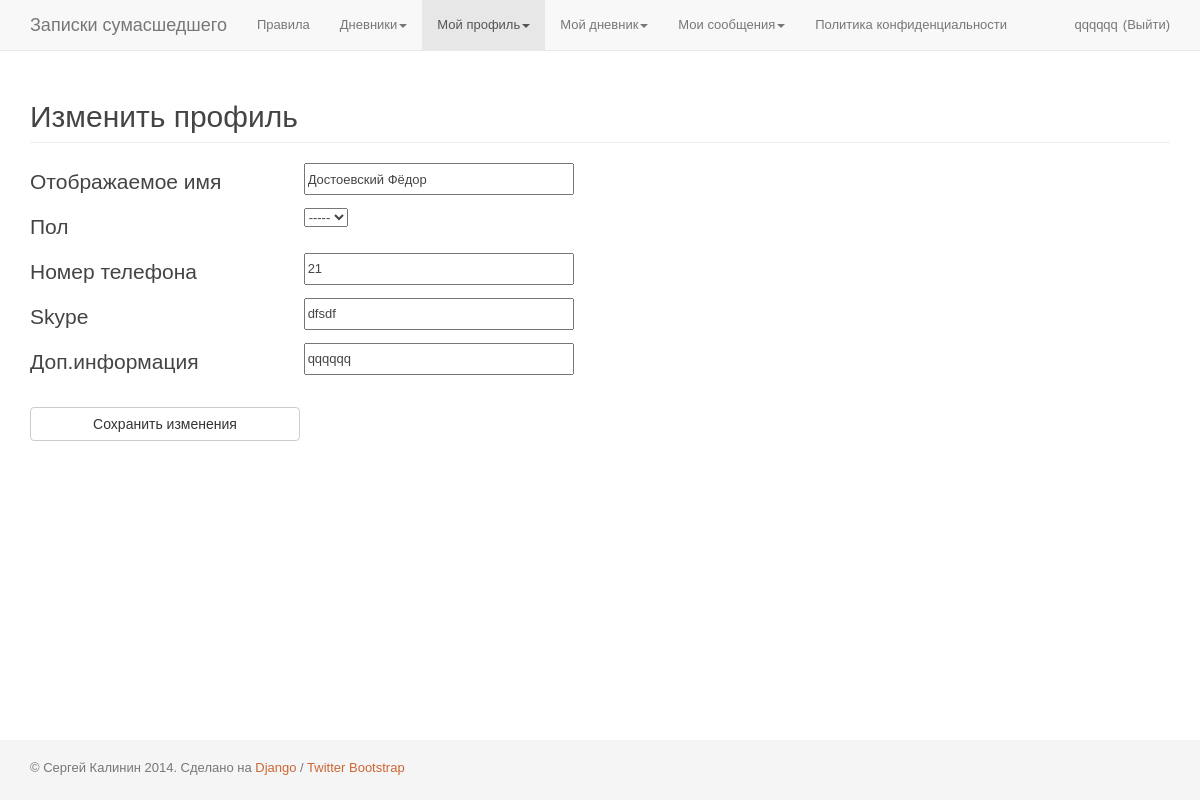
Page /change_profile/ (signed in) on the earlier database version.
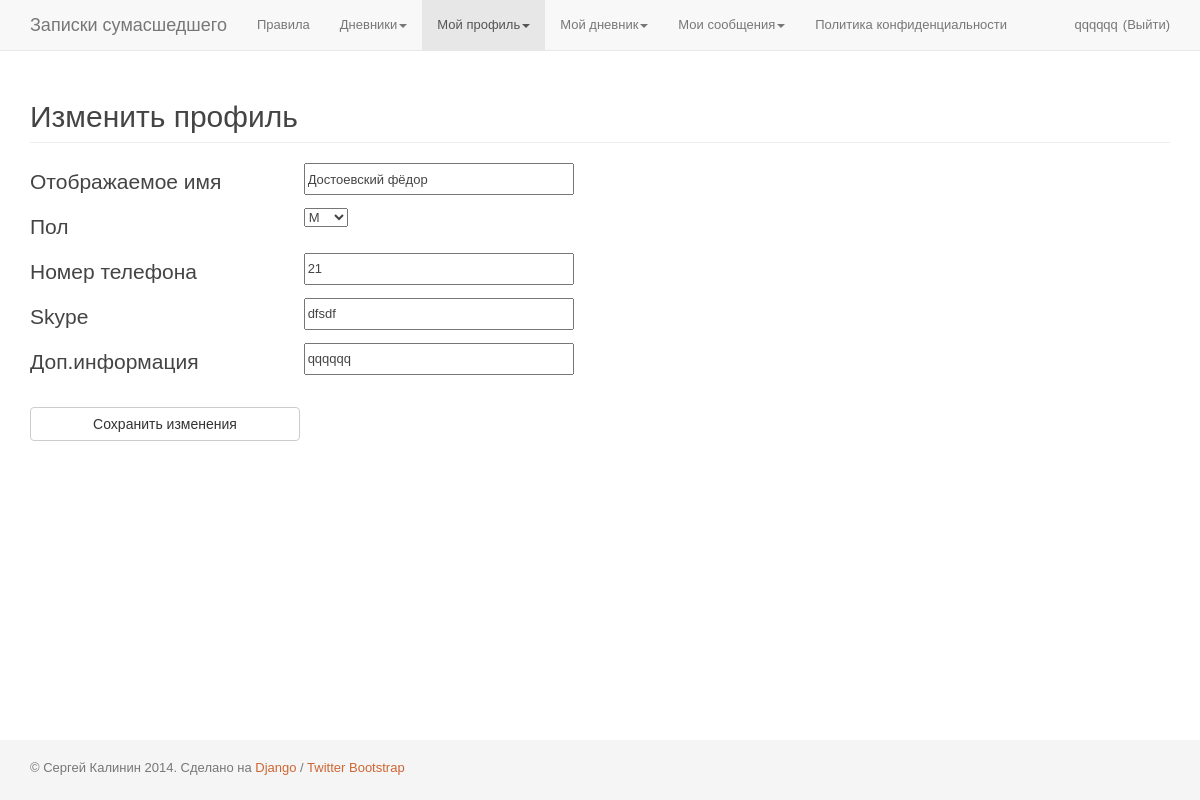
Same page on the later database version.
### app_accounts/models.py (models this page shows, shortened)
class UserProfile(User):
	gender = models.ForeignKey(
		Gender,
		verbose_name='Пол',
		blank=True,
		null=True,
	)
	nickname = models.CharField(
		'Отображаемое имя',
		max_length=50,
		blank=False,
	)
	phone = models.CharField(
		max_length=50,
		blank=False,
	)
	skype = models.CharField(
		max_length=50,
		blank=False,
	)
	other = models.TextField(
		max_length=500,
		blank=False,
	)
	avatar = models.ImageField(
		upload_to='userprofile/avatar/',
		blank=True,
		null=True,
	)
	views = models.IntegerField(
		default=0,
		null=False,
		blank=True,
	)
	objects = UserManager()
	@classmethod
	def get_entry(self, user_id):
		result = UserProfile.objects.get(user_ptr_id=user_id)
		return result

class Gender(models.Model):
	gender = models.CharField(
		max_length=10,
		blank=True,
	)
	def __str__(self):
		return self.gender

### app_zapsum/views.py (the view, shortened to what this page needs)
# urls.py: url(r'^change_profile/$', 'views.change_profile', name='change_profile'),
@login_required
def change_profile(request):
	entry_user_profile = UserProfile.get_entry(user_id=request.user.id)
	avatar = entry_user_profile.avatar
	form = ProfileForm(instance=entry_user_profile)
	t = loader.get_template('page_change_profile.html')
	c = RequestContext(request, {
		'form': form,
		'avatar': avatar,
	}, [custom_proc])
	return HttpResponse(t.render(c))

### app_accounts/forms.py
class ProfileForm(forms.ModelForm):
	gender = forms.ModelChoiceField(
		queryset=Gender.objects.all(),
		empty_label = None,
		label='Пол',
	)
	phone = forms.CharField(
		label='Номер телефона',
		widget=forms.TextInput(),
		required=False,
	)
	skype = forms.CharField(
		label='Skype',
		widget=forms.TextInput(),
		required=False,
	)
	nickname = forms.CharField(
		label='Отображаемое имя',
		widget=forms.TextInput(),
		required=False,
	)
	other = forms.CharField(
		label='Доп.информация',
		widget=SummernoteWidget({
		    'width': '670px',
		}),
		required=False,
	)
	class Meta:
		model = UserProfile
		fields = (
			'gender',
			'phone',
			'skype',
			'nickname',
			'other',
		)

### app_accounts/templatetags/tags_app_accounts.py (called while the page is built)
@register.inclusion_tag("part_auth_area.html")
def part_auth_area(user):
	if user:
		return {
			'is_authenticated': user.is_authenticated,
			'username': user.username,
			'user_id': user.pk,
		}

### app_zapsum/views.py (called while the page is built)
def custom_proc(request):
	return{
		'request': request,
	}

### app_zapsum/templates/page_change_profile.html (shortened to what this page needs)
{% extends "page_base.html" %}
{% load thumbnail %}
{% block content %}
	<section class="section profile">
		<div class="page-header">
			<h2>Изменить профиль</h2>
		</div>
		<form class="profile_form" id="profile_form" action="" method="post" novalidate>
			<div class="cell input_outer">
				<label class="label">{{ form.nickname.label }}</label>
				{{ form.nickname }}
			</div>
			<div class="cell input_outer">
				<label class="label">{{ form.gender.label }}</label>
				{{ form.gender }}
			</div>
			<div class="cell input_outer">
				<label class="label">{{ form.phone.label }}</label>
				{{ form.phone }}
			</div>
			<div class="cell input_outer">
				<label class="label">{{ form.skype.label }}</label>
				{{ form.skype }}
			</div>
			<div class="cell input_outer">
				<label class="label">{{ form.other.label }}</label>
				{{ form.other }}
			</div>
			<div class="cell submit_outer">
				<input class="btn btn-default btn_submit" type="submit" value="Сохранить изменения">
			</div>
		</form>
	</section>
{% endblock %}

Differences in the rows shown:
changed UserProfile "dfsdf": nickname "Достоевский Фёдор" → "Достоевский фёдор"
computed for Gender: gender "-----" → "М"
